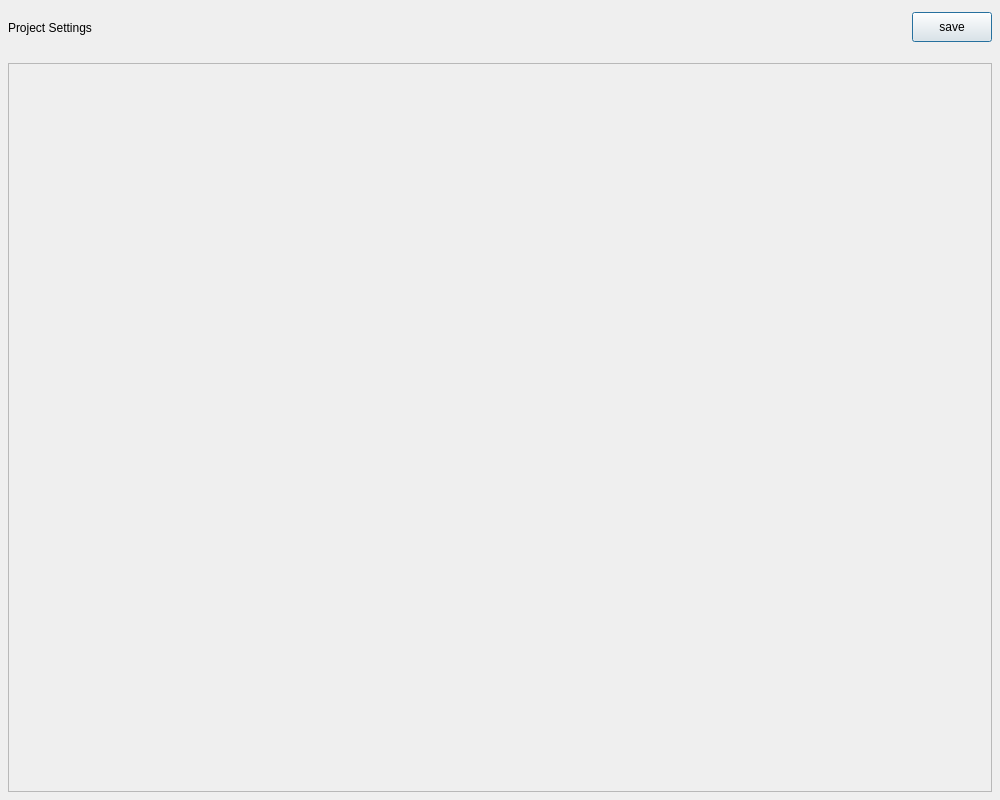
<?xml version="1.0" encoding="UTF-8"?>
<ui version="4.0">
 <class>DialogProjectSettings</class>
 <widget class="QDialog" name="DialogProjectSettings">
  <property name="geometry">
   <rect>
    <x>0</x>
    <y>0</y>
    <width>1000</width>
    <height>800</height>
   </rect>
  </property>
  <property name="minimumSize">
   <size>
    <width>1000</width>
    <height>800</height>
   </size>
  </property>
  <property name="maximumSize">
   <size>
    <width>1000</width>
    <height>16777215</height>
   </size>
  </property>
  <property name="windowTitle">
   <string>Dialog</string>
  </property>
  <layout class="QVBoxLayout" name="verticalLayout">
   <property name="spacing">
    <number>0</number>
   </property>
   <property name="leftMargin">
    <number>0</number>
   </property>
   <property name="topMargin">
    <number>0</number>
   </property>
   <property name="rightMargin">
    <number>0</number>
   </property>
   <property name="bottomMargin">
    <number>0</number>
   </property>
   <item>
    <widget class="QFrame" name="frame_controls">
     <property name="minimumSize">
      <size>
       <width>0</width>
       <height>55</height>
      </size>
     </property>
     <property name="maximumSize">
      <size>
       <width>16777215</width>
       <height>55</height>
      </size>
     </property>
     <property name="frameShape">
      <enum>QFrame::NoFrame</enum>
     </property>
     <property name="frameShadow">
      <enum>QFrame::Raised</enum>
     </property>
     <layout class="QHBoxLayout" name="horizontalLayout_2">
      <property name="spacing">
       <number>8</number>
      </property>
      <property name="leftMargin">
       <number>8</number>
      </property>
      <property name="topMargin">
       <number>8</number>
      </property>
      <property name="rightMargin">
       <number>8</number>
      </property>
      <property name="bottomMargin">
       <number>8</number>
      </property>
      <item>
       <widget class="QLabel" name="label">
        <property name="accessibleName">
         <string>title</string>
        </property>
        <property name="text">
         <string>Project Settings</string>
        </property>
       </widget>
      </item>
      <item>
       <spacer name="horizontalSpacer_3">
        <property name="orientation">
         <enum>Qt::Horizontal</enum>
        </property>
        <property name="sizeHint" stdset="0">
         <size>
          <width>654</width>
          <height>20</height>
         </size>
        </property>
       </spacer>
      </item>
      <item>
       <widget class="QPushButton" name="btn_save">
        <property name="minimumSize">
         <size>
          <width>80</width>
          <height>30</height>
         </size>
        </property>
        <property name="maximumSize">
         <size>
          <width>80</width>
          <height>30</height>
         </size>
        </property>
        <property name="accessibleName">
         <string>normal</string>
        </property>
        <property name="text">
         <string>save</string>
        </property>
        <property name="default">
         <bool>false</bool>
        </property>
        <property name="flat">
         <bool>false</bool>
        </property>
       </widget>
      </item>
     </layout>
    </widget>
   </item>
   <item>
    <widget class="QFrame" name="frame_content">
     <property name="accessibleName">
      <string/>
     </property>
     <property name="frameShape">
      <enum>QFrame::NoFrame</enum>
     </property>
     <property name="frameShadow">
      <enum>QFrame::Raised</enum>
     </property>
     <layout class="QHBoxLayout" name="horizontalLayout">
      <property name="spacing">
       <number>8</number>
      </property>
      <property name="leftMargin">
       <number>8</number>
      </property>
      <property name="topMargin">
       <number>8</number>
      </property>
      <property name="rightMargin">
       <number>8</number>
      </property>
      <property name="bottomMargin">
       <number>8</number>
      </property>
      <item>
       <widget class="QScrollArea" name="scrollArea">
        <property name="accessibleName">
         <string/>
        </property>
        <property name="frameShape">
         <enum>QFrame::StyledPanel</enum>
        </property>
        <property name="verticalScrollBarPolicy">
         <enum>Qt::ScrollBarAsNeeded</enum>
        </property>
        <property name="horizontalScrollBarPolicy">
         <enum>Qt::ScrollBarAlwaysOff</enum>
        </property>
        <property name="widgetResizable">
         <bool>true</bool>
        </property>
        <widget class="QWidget" name="frame_scrollArea">
         <property name="geometry">
          <rect>
           <x>0</x>
           <y>0</y>
           <width>982</width>
           <height>727</height>
          </rect>
         </property>
         <property name="accessibleName">
          <string>scrollArea</string>
         </property>
         <property name="autoFillBackground">
          <bool>true</bool>
         </property>
         <property name="styleSheet">
          <string notr="true"/>
         </property>
         <layout class="QVBoxLayout" name="verticalLayout_2">
          <property name="spacing">
           <number>4</number>
          </property>
          <property name="leftMargin">
           <number>0</number>
          </property>
          <property name="topMargin">
           <number>0</number>
          </property>
          <property name="rightMargin">
           <number>0</number>
          </property>
          <property name="bottomMargin">
           <number>0</number>
          </property>
          <item>
           <spacer name="spacer">
            <property name="orientation">
             <enum>Qt::Vertical</enum>
            </property>
            <property name="sizeHint" stdset="0">
             <size>
              <width>20</width>
              <height>558</height>
             </size>
            </property>
           </spacer>
          </item>
         </layout>
        </widget>
       </widget>
      </item>
     </layout>
    </widget>
   </item>
  </layout>
 </widget>
 <resources/>
 <connections/>
</ui>
